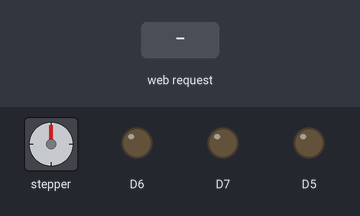
A sketch run on a simulated ESP8266 (NodeMCU). On the bench: stepper motor, output pins drawn as LEDs (lit = HIGH). Dashed ring = blinking. The test bench sets the inputs (shaded band). WiFi joins after 1.5 s; servers stay silent unless stated; stepper angles assume 2048 steps per turn; what the sketch prints to the serial monitor is not drawn.

Above: at 2.7 s.
2.8 s: HTTP request GET /down received
At 3.35 s:
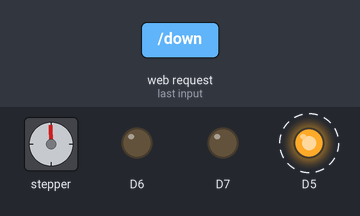
5.8 s: HTTP request GET /none received
At 6.25 s:
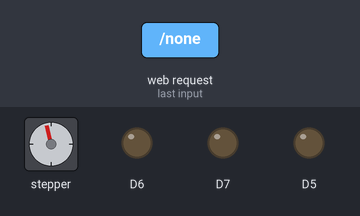
8.8 s: HTTP request GET /up received
At 9.35 s:
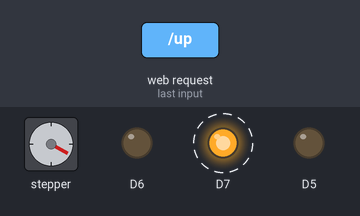
11.8 s: HTTP request GET /stop received
At 12.05 s:
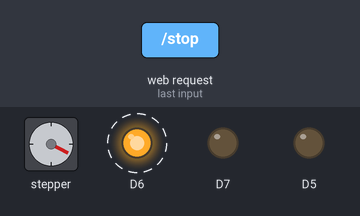
14.8 s: HTTP request GET /down received
At 15.05 s:
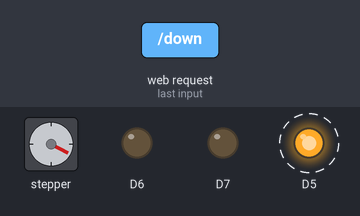
17.8 s: HTTP request GET /none received
At 24.1 s:
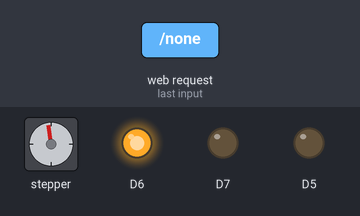
Timing chart, 0 to 24.9 s (numbered marks = the images above; inputs shaded):
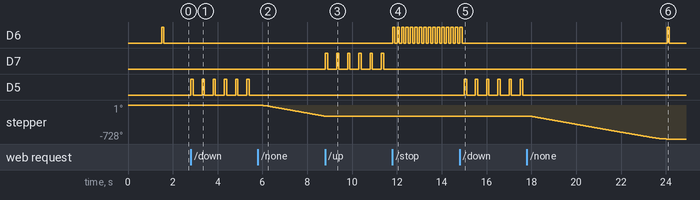

Measured:
- after the input at 5.8 s, D5: stops changing and stays LOW
- after the input at 8.8 s, D7: alternates HIGH for 0.10 s and LOW for 0.40 s, starting at once
- after the input at 11.8 s, D6: alternates HIGH for 0.10 s and LOW for 0.10 s, starting at once; D7: stops changing and stays LOW; stepper: stops changing and stays -242°
- after the input at 17.8 s, D6: LOW → HIGH after 6.3 s, → LOW 0.10 s later; D5: stops changing and stays LOW

The sketch:

redonyfelhuzo_wifi_vegleges.ino
```cpp
#include <ESP8266WiFi.h>
#include <ESPAsyncTCP.h>
#include <ESPAsyncWebSrv.h>
#include <AccelStepper.h>

const int stepsPerRevolution = 2048;  // change this to fit the number of steps per revolution
const int fullLength = 2 * stepsPerRevolution + 42;
int value = 0;
bool blinked = false;
bool isStopped = false;
bool quick = false;
// ULN2003 Motor Driver Pins
#define IN1 D1
#define IN2 D2
#define IN3 D3
#define IN4 D4
#define UP 0
#define DOWN 1
#define STOP 2
#define NONE 3
#define AUTO25 4
#define AUTO50 5
#define AUTO75 6

int position = fullLength;
int direction = NONE;
double quickDirection = NONE;
int runningDirection = NONE;
int formerDTG;

// REPLACE WITH YOUR NETWORK CREDENTIALS
const char* ssid = "HUWEI P smart";
const char* password = "12345678";

const int output = 2;

void blink(int pin)
{
  pinMode(pin, OUTPUT);
  digitalWrite(pin, HIGH);
  delay(100);
  digitalWrite(pin, LOW);
  delay(100);
  return;
}

int calculatePercentage(double value, double percent)
{
  return (int) percent * value / 100;
}
int getPercentage(double value, double percentageBase)
{
  return (int) value / percentageBase * 100;
}

// initialize the stepper library
AccelStepper stepper(AccelStepper::HALF4WIRE, IN1, IN3, IN2, IN4);

// HTML web page
const char index_html[] PROGMEM = R"rawliteral(
<!DOCTYPE HTML><html>
  <head>
    <title>Electric shutter mover</title>
    <meta name="viewport" content="width=device-width, initial-scale=1">
    <style>
      body {background-image: url("https://media.istockphoto.com/id/1248543652/vector/dreamy-smooth-abstract-green-background.jpg?s=612x612&w=0&k=20&c=ZOnZHfWOJryY4sGeliLbQeueF77svXg7iZjmE__GIoM="); background-repeat: no-repeat; background-size: 100% 1000%; font-family: Lucida Console; text-align: center; margin:0px auto; padding-top: 30px; /*background-color: #800040;*/}
      .button {
        padding: 20px 20px;
        font-size: 24px;
        text-align: center;
        outline: none;
        color: #d279a6;
        background-color: #660033;
        border: none;
        border-radius: 20px;
        box-shadow: 0 6px #003300;
        cursor: pointer;
        -webkit-touch-callout: none;
        -webkit-user-select: none;
        -khtml-user-select: none;
        -moz-user-select: none;
        -ms-user-select: none;
        user-select: none;
        -webkit-tap-highlight-color: rgba(0,0,0,0);
      }
      .quickbutton {
        padding: 20px 20px;
        font-size: 24px;
        text-align: center;
        outline: none;
        color: #d279a6;
        background-color: #800040;
        border: none;
        border-radius: 20px;
        box-shadow: 0 6px #003300;
        cursor: pointer;
        -webkit-touch-callout: none;
        -webkit-user-select: none;
        -khtml-user-select: none;
        -moz-user-select: none;
        -ms-user-select: none;
        user-select: none;
        -webkit-tap-highlight-color: rgba(0,0,0,0);
      }
      .button:hover {background-color: #1f2e45}
      .button:active {
        background-color: #1f2e45;
        box-shadow: 0 4px #666;
        transform: translateY(2px);
      }
    </style>
  </head>
  <body>
    <h1>Move shutter</h1>
    <button class="button" onmousedown="toggleCheckbox('up');" ontouchstart="toggleCheckbox('up');" onmouseup="toggleCheckbox('none');" ontouchend="toggleCheckbox('none');">UP</button>
    <button class="button" onmousedown="toggleCheckbox('down');" ontouchstart="toggleCheckbox('down');" onmouseup="toggleCheckbox('none');" ontouchend="toggleCheckbox('none');">DOWN</button>
    <button class="button" onmousedown="toggleCheckbox('stop');" ontouchstart="toggleCheckbox('stop');" onmouseup="toggleCheckbox('none');" ontouchend="toggleCheckbox('none');">STOP</button>
    <h2>Quick set</h2>
    <button class="button" onmousedown="toggleCheckbox('25');" ontouchstart="toggleCheckbox('25');" onmouseup="toggleCheckbox('none');" ontouchend="toggleCheckbox('none');">25%</button>
    <button class="button" onmousedown="toggleCheckbox('50');" ontouchstart="toggleCheckbox('50');" onmouseup="toggleCheckbox('none');" ontouchend="toggleCheckbox('none');">50%</button>
    <button class="button" onmousedown="toggleCheckbox('75');" ontouchstart="toggleCheckbox('75');" onmouseup="toggleCheckbox('none');" ontouchend="toggleCheckbox('none');">75%</button>
   <script>
   function toggleCheckbox(x) {
     var xhr = new XMLHttpRequest();
     xhr.open("GET", "/" + x, true);
     xhr.send();
    }
  </script>
  </body>
</html>)rawliteral";

void notFound(AsyncWebServerRequest *request) {
  request->send(404, "text/plain", "Not found");
}

AsyncWebServer server(80);

void setup() {
pinMode(D8, INPUT_PULLUP);
  // initialize the serial port
  Serial.begin(115200);

  // set the speed and acceleration
  stepper.setMaxSpeed(500);
  stepper.setAcceleration(1000);

  Serial.begin(115200);
  WiFi.mode(WIFI_STA);
  WiFi.begin(ssid, password);
  if (WiFi.waitForConnectResult() != WL_CONNECTED) {
    Serial.println("WiFi Failed!");
    return;
  }
  else
    Serial.print("Conncted to Wifi.");
  Serial.println();
  Serial.print("ESP IP Address: http://");
  Serial.println(WiFi.localIP());

  pinMode(output, OUTPUT);
  digitalWrite(output, LOW);

  // Send web page to client
  server.on("/", HTTP_GET, [](AsyncWebServerRequest *request){
    request->send_P(200, "text/html", index_html);
  });

  // Receive an HTTP GET request
  server.on("/down", HTTP_GET, [] (AsyncWebServerRequest *request) {
    //digitalWrite(output, HIGH);
    direction = DOWN;
    request->send(200, "text/plain", "ok");
  });

   // Receive an HTTP GET request
  server.on("/up", HTTP_GET, [] (AsyncWebServerRequest *request) {
    //digitalWrite(output, HIGH);
    direction = UP;
    request->send(200, "text/plain", "ok");
  });

   // Receive an HTTP GET request
  server.on("/stop", HTTP_GET, [] (AsyncWebServerRequest *request) {
    //digitalWrite(output, HIGH);
    direction = STOP;
    request->send(200, "text/plain", "ok");
  });

  // Receive an HTTP GET request
  server.on("/none", HTTP_GET, [] (AsyncWebServerRequest *request) {
    //digitalWrite(output, LOW);
    direction = NONE;
    request->send(200, "text/plain", "ok");
  });

    server.on("/25", HTTP_GET, [] (AsyncWebServerRequest *request) {
    //digitalWrite(output, LOW);
    direction = 25;
    quickDirection = 25.0;
    request->send(200, "text/plain", "ok");
  });

    server.on("/50", HTTP_GET, [] (AsyncWebServerRequest *request) {
    //digitalWrite(output, LOW);
    direction = 50;
    quickDirection = 50.0;
    request->send(200, "text/plain", "ok");
  });

    server.on("/75", HTTP_GET, [] (AsyncWebServerRequest *request) {
    //digitalWrite(output, LOW);
    direction = 75;
    quickDirection = 75.0;
    request->send(200, "text/plain", "ok");
  });

  /*server.on("/", HTTP_GET, [](AsyncWebServerRequest *request){
  request->send_P(200, "text/html", index_html, processor);
  }
  );*/

  server.onNotFound(notFound);
  server.begin();
}

void loop() {
 if(stepper.distanceToGo() == 0 && !blinked)
  {
    blink(D6);
    blinked = true;
  }
  //value = digitalRead(D8);
  if(direction == DOWN)
  {
    blink(D5);
    stepper.move(-position);
    //position = LOW_POSITION;
    blinked = false;
    isStopped = false;
    quick = false;
    runningDirection = DOWN;
    delay(300);
  }
  //value = digitalRead(D8);
  else if(direction == UP)
  {
    blink(D7);
    stepper.move(fullLength - position);
    //position = HIGH_POSITION;
    blinked = false;
    isStopped = false;
    quick = false;
    runningDirection = UP;
    delay(300);
  }
  else if(direction == STOP)
  {
    blink(D6); blink(D6);
    stepper.stop();
    isStopped = true;
    quick = false;
  }

  else if(direction == 25 || direction == 50 || direction == 75)
  {
    blink(D7); blink(D7); blink(D7);
    quick = true;
    if(position <= (quickDirection / 100) * fullLength)
    {
      //Serial.print("UP");
      //Serial.println((quickDirection / 100));
      stepper.move(((quickDirection / 100) * fullLength) - position);
      //Serial.println(calculatePercentage((double)fullLength, (double)direction));
      blinked = false;
      isStopped = false;
      runningDirection = UP;
      delay(300);
    }
    if(position >= (quickDirection / 100) * fullLength)
    {
      //Serial.print("DOWN");
      //Serial.println(calculatePercentage((double)fullLength, (double)direction));
      stepper.move(- (position - (quickDirection / 100) * fullLength));
      //Serial.println(calculatePercentage((double)fullLength, (double)direction));
      blinked = false;
      isStopped = false;
      runningDirection = DOWN;
      delay(300);
  }
}

  if(!isStopped)
    stepper.run();
  if(stepper.distanceToGo() != formerDTG && !isStopped && runningDirection == DOWN)
  {
    if(quick)
    {
      position = -stepper.distanceToGo() + (quickDirection / 100) * fullLength;
      formerDTG = stepper.distanceToGo();
    }
    else
    {
      position = -stepper.distanceToGo();
      formerDTG = stepper.distanceToGo();
    }
  }
  if(stepper.distanceToGo() != formerDTG && !isStopped && runningDirection == UP)
  {
    if(quick)
    {
      position = (quickDirection / 100) * fullLength - stepper.distanceToGo();
      formerDTG = stepper.distanceToGo();
    }
    else
    {
      position = fullLength - stepper.distanceToGo();
      formerDTG = stepper.distanceToGo();
    }
  }

  Serial.println(position);
}
```
